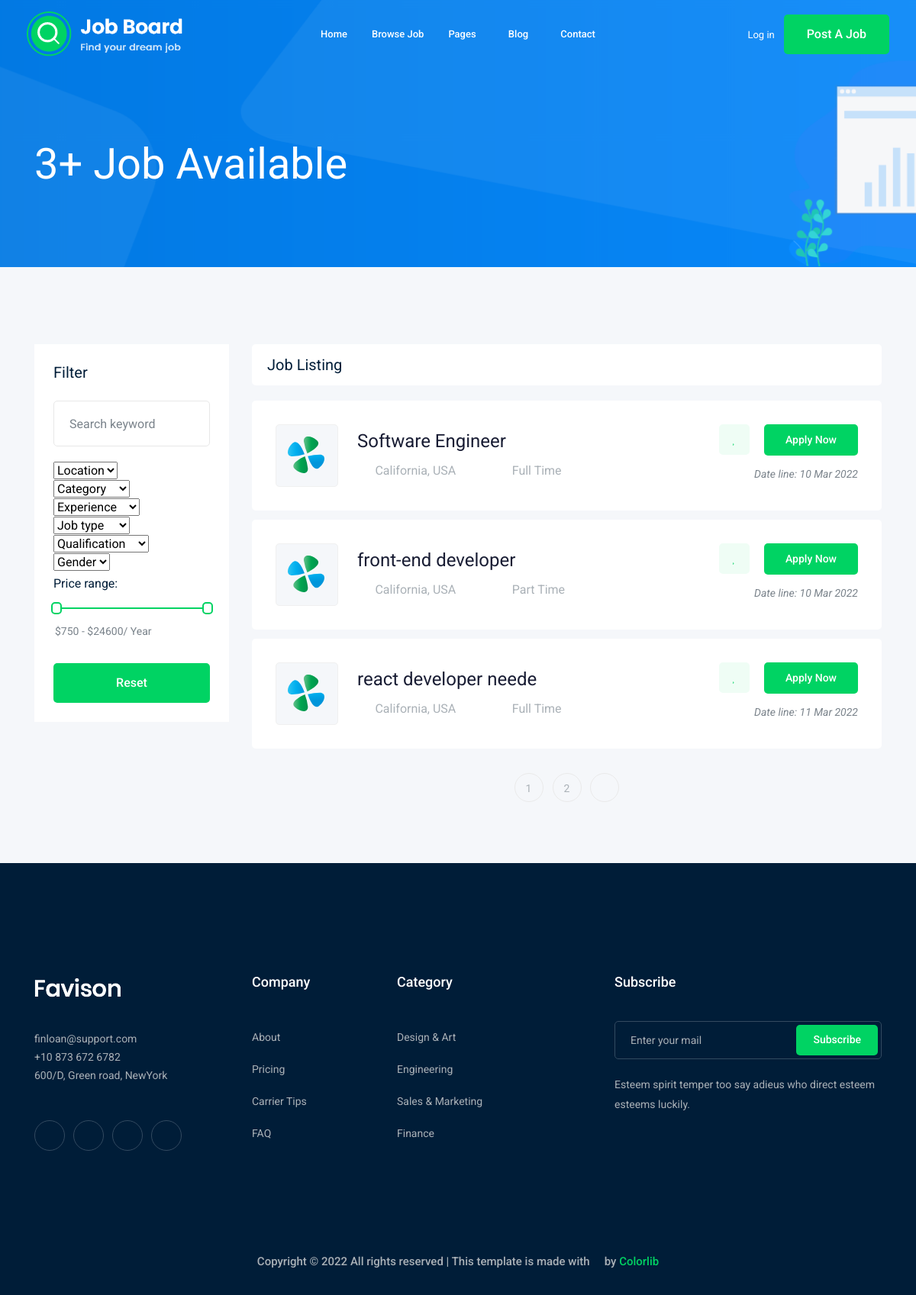
The page / on the database its author committed.
### job/models.py (models this page shows, shortened)
class Job(models.Model):
    owner = models.ForeignKey( User , related_name='job_owner', on_delete=models.CASCADE)
    title = models.CharField(max_length=100)
    type = models.CharField(max_length=100, choices=JOB_TYPE_CHOICE)
    description = models.TextField(max_length=1000)
    published_at = models.DateTimeField(auto_now=True)
    vacancy = models.IntegerField(default=1)
    salary = models.IntegerField(default=1)
    experience = models.IntegerField(default=1)
    category = models.ForeignKey(Category, on_delete=models.CASCADE)
    img = models.ImageField(upload_to=upload_image)
    slug = models.SlugField(null=True, blank=True)
    def __str__(self):
        return (self.title)

### job/views.py (the view)
# urls.py: path('', jop_list, name="jobs"),
def jop_list(request):
    jobList = Job.objects.all()
    paginator = Paginator(jobList, 3)  # SHOW 1 jOB PER PAGE .
    page_number = request.GET.get('page')
    page_obj = paginator.get_page(page_number)
    context = {'Jobs': page_obj}
    return (render(request, 'job/jobs.html', context))

### job/templates/job/jobs.html (shortened to what this page needs)
{% extends 'main.html' %}
{% block body %}
<div class="bradcam_area bradcam_bg_1">
  <div class="container">
    <div class="row">
      <div class="col-xl-12">
        <div class="bradcam_text">
          <h3> {{Jobs|length }}+ Job{% if Jobs.count > 1 %}s{% endif %} Available</h3>
        </div>
      </div>
    </div>
  </div>
</div>
<div class="job_listing_area plus_padding">
  <div class="container">
    <div class="row">
      <div class="col-lg-3">
        <div class="job_filter white-bg">
          <div class="form_inner white-bg">
            <h3>Filter</h3>
            <form action="#">
              <div class="row">
                <div class="col-lg-12">
                  <div class="single_field">
                    <input type="text" placeholder="Search keyword" />
                  </div>
                </div>
                <div class="col-lg-12">
                  <div class="single_field">
                    <select class="wide">
                      <option data-display="Location">Location</option>
                    </select>
                  </div>
                </div>
                <div class="col-lg-12">
                  <div class="single_field">
                    <select class="wide">
                      <option data-display="Category">Category</option>
                    </select>
                  </div>
                </div>
                <div class="col-lg-12">
                  <div class="single_field">
                    <select class="wide">
                      <option data-display="Experience">Experience</option>
                    </select>
                  </div>
                </div>
                <div class="col-lg-12">
                  <div class="single_field">
                    <select class="wide">
                      <option data-display="Job type">Job type</option>
                    </select>
                  </div>
                </div>
                <div class="col-lg-12">
                  <div class="single_field">
                    <select class="wide">
                      <option data-display="Qualification">
                        Qualification
                      </option>
                    </select>
                  </div>
                </div>
                <div class="col-lg-12">
                  <div class="single_field">
                    <select class="wide">
                      <option data-display="Gender">Gender</option>
                    </select>
                  </div>
                </div>
              </div>
            </form>
          </div>
          <div class="range_wrap">
            <label for="amount">Price range:</label>
            <div id="slider-range"></div>
            <p>
              <input type="text" id="amount" readonly style="
                      border: 0;
                      color: #7a838b;
                      font-size: 14px;
                      font-weight: 400;
                    " />
            </p>
          </div>
          <div class="reset_btn">
            <button class="boxed-btn3 w-100" type="submit">Reset</button>
          </div>
        </div>
      </div>
      <div class="col-lg-9">
        <div class="recent_joblist_wrap">
          <div class="recent_joblist white-bg">
            <div class="row align-items-center">
              <div class="col-md-6">
                <h4>Job Listing</h4>
              </div>
            </div>
          </div>
        </div>
        <div class="job_lists m-0">
          <div class="row">
            {% for Job in Jobs %}
            <div class="col-lg-12 col-md-12">
              <div class="single_jobs white-bg d-flex justify-content-between">
                <div class="jobs_left d-flex align-items-center">
                  <div class="thumb">
                    <img src="img/svg_icon/1.svg" alt="" />
                  </div>
                  <div class="jobs_conetent">
                    <a href="{% url 'job:jobDetails' Job.slug %}">
                      <h4>{{ Job }}</h4>
                    </a>
                    <div class="links_locat d-flex align-items-center">
                      <div class="location">
                        <p><i class="fa fa-map-marker"></i> California, USA</p>
                      </div>
                      <div class="location">
                        <p><i class="fa fa-clock-o"></i> {{Job.type}} </p>
                      </div>
                    </div>
                  </div>
                </div>
                <div class="jobs_right">
                  <div class="apply_now">
                    <a class="heart_mark" href="#">
                      <i class="fa fa-heart"></i>
                    </a>
                    <a href="{% url 'job:jobDetails' Job.slug %}" class="boxed-btn3">Apply Now</a>
                  </div>
                  <div class="date">
                    <p>Date line: {{Job.published_at| date:'j M Y'}}</p>
                  </div>
                </div>
              </div>
            </div>
            {% endfor %}
          </div>
          {% if Jobs.has_other_pages %}
          <div class="row">
            <div class="col-lg-12">
              <div class="pagination_wrap">
                <ul>
                  {%  for i in Jobs.paginator.page_range  %}
                  <li>
                    <a href="?page={{i}}"><span>{{i}}</span></a>
                  </li>
                  {% endfor %}
                  {% if Jobs.has_next %}
                  <li>
                    <a href="?page={{Jobs.next_page_number}}"> <i class="ti-angle-right"></i> </a>
                  </li>
                  {% endif %}
                </ul>
              </div>
            </div>
          </div>
          {% endif %}
        </div>
      </div>
    </div>
  </div>
</div>
{% endblock body %}

### rows shown on the page
Job: title "Software Engineer", type "Full Time", published_at "10 Mar 2022"
Job: title "front-end developer", type "Part Time", published_at "10 Mar 2022"
Job: title "react developer neede", type "Full Time", published_at "11 Mar 2022"

### other values the page prints
{{ Jobs|length }} "3"
{{ i }} "1" "2"
